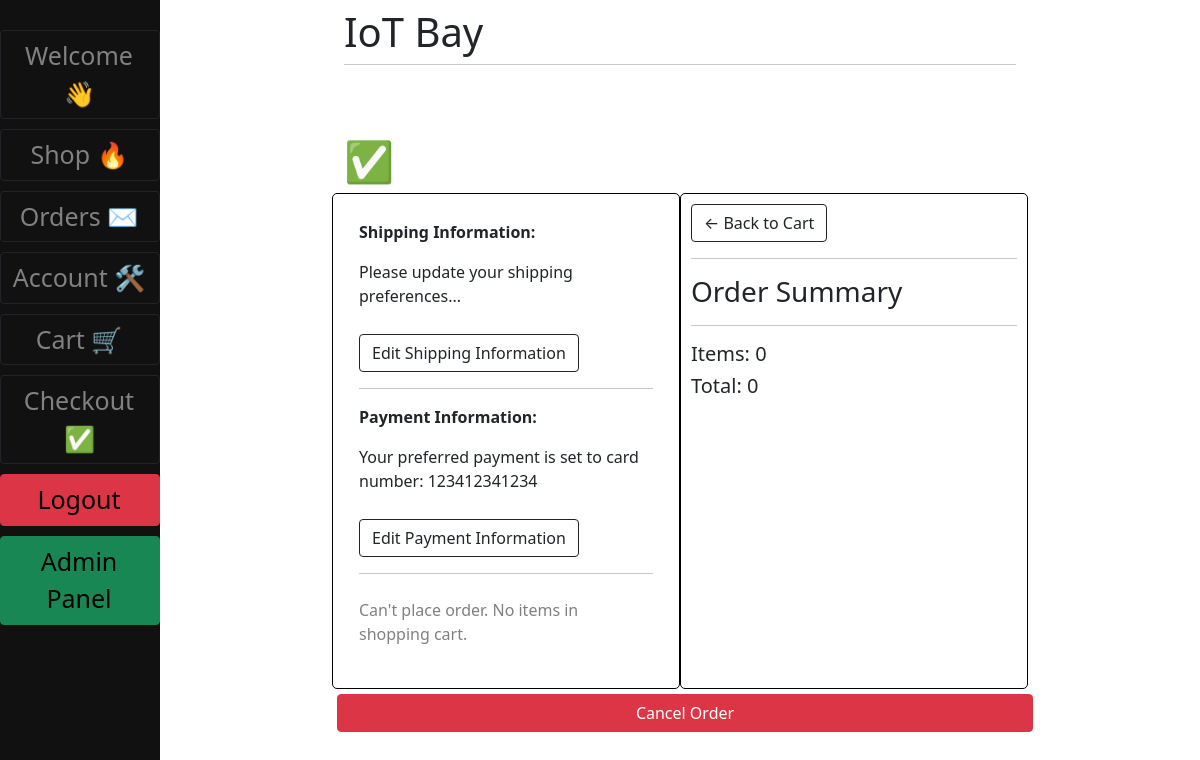
Before: /checkout/ (signed in) with the older database file.
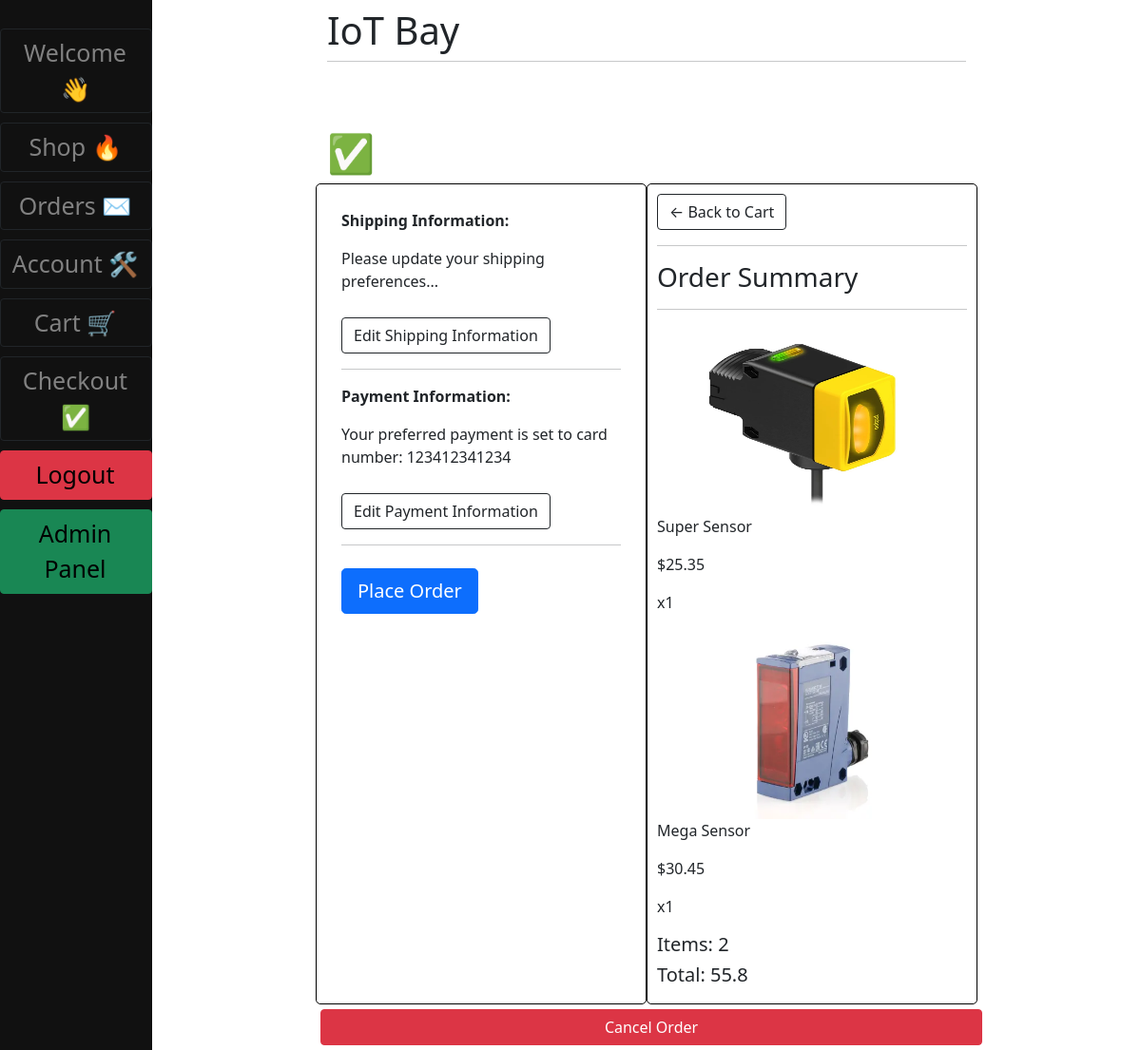
After: the same page with the newer database file.
### main/models.py (models this page shows, shortened)
class OrderItem(models.Model):
    item = models.ForeignKey(Item, on_delete=models.SET_NULL, null=True)
    order = models.ForeignKey(Order, on_delete=models.SET_NULL, null=True)
    quantity = models.IntegerField(default=0, null=True, blank=True)
    date_added = models.DateTimeField(auto_now_add=True)
    @property
    def total_price(self):
        return self.item.price * self.quantity

class Item(models.Model):
    name = models.CharField(max_length=100)
    stock_num = models.IntegerField()
    price = models.FloatField(null=True)
    image = models.ImageField(null=True, blank=True)

### main/views.py (the view, shortened to what this page needs)
# urls.py: path('checkout/', v.CheckoutView.as_view(), name="checkout"),
class CheckoutView(View):
    def get(self, *args, **kwargs):
        form = AddressForm()
        order, created = Order.objects.get_or_create(
            customer=self.request.user, complete=False
        )
        order_items = order.orderitem_set.all()
        try:
            payment = Payment.objects.get(customer=self.request.user)
            has_payment = True
        except:
            payment = None
            has_payment = False
        try:
            shipping = Shipping.objects.get(user=self.request.user)
            has_address = True
        except:
            shipping = None
            has_address = False
        cart_items = order.get_cart_items
        cart_total = order.get_cart_total
        stock_error = False
        context = {
            "form": form,
            "items": order_items,
            "cart_items": cart_items,
            "cart_total": cart_total,
            "payment": payment,
            "has_payment": has_payment,
            "shipping": shipping,
            "has_address": has_address,
            "stock_error": stock_error,
            "error_item": ''
        }
        return render(self.request, "Order_Management/checkout.html", context)

### main/models.py (called while the page is built)
    @property
    def get_cart_total(self):
        orderitems = self.orderitem_set.all()
        total = sum([item.total_price for item in orderitems])
        return total

    @property
    def get_cart_items(self):
        orderitems = self.orderitem_set.all()
        total = sum([item.quantity for item in orderitems])
        return total

### main/templates/Order_Management/checkout.html (shortened to what this page needs)
{% extends 'main/base.html' %}
{% load static %}
{% load crispy_forms_tags %}
{% block content %}
<main class="mt-5 pt-4">
    <div class="row">
      <h1>✅</h1>
        <div class="col-lg-6" style="border:1px solid black; padding: 10px; border-radius: 5px;">
            <form class="card-body" method="POST">
              <p><strong>Shipping Information:</strong></p>
              {% if has_address %}
                <p>Your preferred shipping address is:</p>
                <p>{{shipping.street_address}}</p>
                <p>{{shipping.city}}</p>
                <p>{{shipping.state}}</p>
                <p>{{shipping.postcode}}</p>
                <p>{{shipping.country}}</p>
                <p>Shipping method: {{shipping.shipping_method}}</p>
              {% else %}
                <p>Please update your shipping preferences...</p>
              {% endif %}
              <a class="btn btn-outline-dark" style = "margin-top: 10px;" href="/edit_shippment">Edit Shipping Information</a>
              <br>
              <hr>
              <div id="payment-info">
                  <p><strong>Payment Information:</strong></p>
                  {% if has_payment %}
                    <p>Your preferred payment is set to card number: {{payment.card_number}}</p>
                  {% else %}
                    <p>Please update your payment details...</p>
                  {% endif %}
                  <a class="btn btn-outline-dark" style = "margin-top: 10px;" href="/edit_payment">Edit Payment Information</a>
              </div>
              <hr class="mb-4">
              {% if not has_payment and has_address %}
                <p style="color:grey;">Can't place order. Please select shipping and payment options.</p>
              {% elif cart_items is 0 %}
                <p style="color:grey;">Can't place order. No items in shopping cart.</p>
              {% else %}
                <button class="btn btn-primary btn-lg btn-block" type="submit">Place Order</button>
              {% endif %}
            </form>
        </div>
            <div class="col-lg-6" style="border:1px solid black; padding: 10px; border-radius: 5px;">
                <div class="box-element" >
                    <a  class="btn btn-outline-dark" href="{% url 'cart' %}">&#x2190; Back to Cart</a>
                    <hr>
                    <h3>Order Summary</h3>
                    <hr>
                    {% for order_item in items %}
                    <div class="cart-row">
                        <div style="flex:2"><img style="width: 100%; height: 200px" src="{{order_item.item.image.url}}"></div>
                        <div style="flex:2"><p>{{order_item.item.name}}</p></div>
                        <div style="flex:1"><p>${{order_item.item.price|floatformat:2}}</p></div>
                        <div style="flex:1"><p>x{{order_item.quantity}}</p></div>
                    </div>
                    {% endfor %}
                    <h5>Items:   {{cart_items}}</h5>
                    <h5>Total:   {{cart_total}}</h5>
                </div>
            </div>
			    <a class="btn btn-danger" type="submit" style="float: right;margin: 5px" href="/cancel_order">Cancel Order</a>
          </div>
        </div>
</div>
{% endblock %}

Changed rows visible on the page:
added OrderItem: item.image (picture), item.name "Super Sensor", item.price "25.35", quantity "1"
added OrderItem: item.image (picture), item.name "Mega Sensor", item.price "30.45", quantity "1"
Other visible differences:
{{ cart_items }}: "0" → "2"
{{ cart_total }}: "0" → "55.8"
text no longer shown: "Can't place order. No items in shopping cart."
text now shown: "Place Order"
